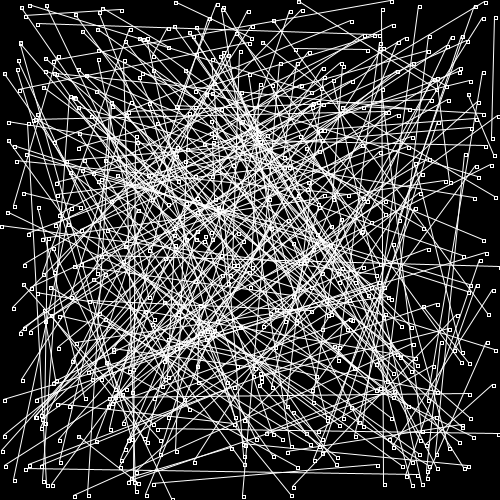
Frame 1 (no input)
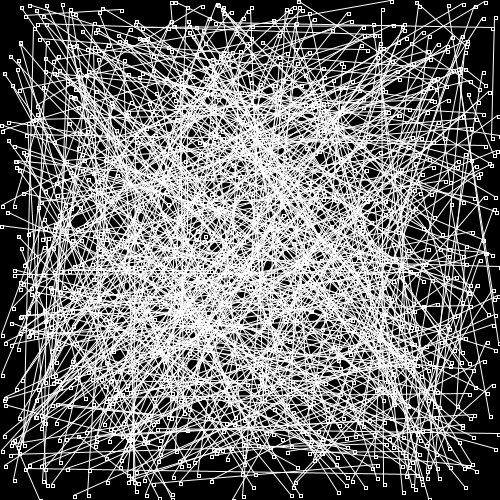
Frame 2 (the mouse pressed at the canvas centre, redrawn once)

The Processing sketch that drew these frames (run headless with seeded random() and noise(); the mouse was pressed at the canvas centre and the sketch redrawn once):

// Processing sketch: processing_58673
// ── processing_58673.pde

void setup(){ //inicio do loop na composição
  
  size (500,500); //definição do tamanho da composição
  background (0); //definição da cor de fundo
  noLoop(); //serve para suavizar os elementos
  smooth(); //serve para suavisar os elementos da composição
  
}

void draw(){ //inicio da criação dos elementos da composição
  
  stroke (255); //cor da linha 
  strokeWeight (1); //espessura da linha
  
  for (int i=0; i < 300; i=i+1){ //determina que a repetição dá-se 300 vezes começando em 1
    
    float posX_1 = random (width); //criação de uma variável para a posição de X#1
    float posY_1 = random (height); //criação de uma variável para a posição de Y#1
    float posX_2 = random (width); //criação de uma variável para a posição de X#2
    float posY_2 = random (height);//criação de uma variável para a posição de Y#2
    
    line (posX_1, posY_1, posX_2, posY_2); //coordenadas de linha aleatorias dadas pelas variáveis criadas anteriormente
    
    fill (0,0,0,100); // preenchimento dos quandrados
    rect (posX_1, posY_1, 3, 3); //posição dos quadrados gerados pelas variaveis criadas anteriormente relacinadas com as linhas #1
    rect (posX_2, posY_2, 3, 3); //posição dos quadrados gerados pelas variaveis criadas anteriormente relacinadas com as linhas #2
    
    
  }

}
 
  
